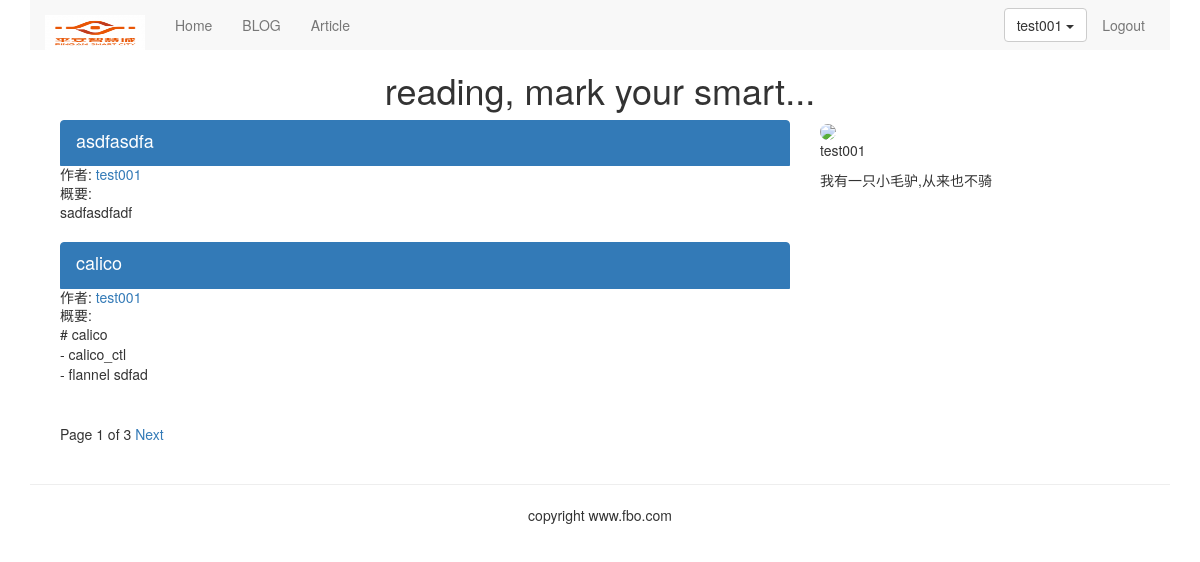
Screenshot of /article/list-article-titles/test001/ with the database file from the repository.
### article/models.py (models this page shows, shortened)
class ArticlePost(models.Model):
    author = models.ForeignKey(to=User, related_name='article')
    title = models.CharField(max_length=200)
    slug = models.SlugField(max_length=500)
    column = models.ForeignKey(ArticleColumn,related_name='article_column')
    body = models.TextField()
    created = models.DateTimeField(default=timezone.now())
    updated = models.DateTimeField(auto_now=True)
    users_like = models.ManyToManyField(to=User, related_name="articles_like", blank=True)
    class Meta:
        ordering = ("title",)
        index_together = (('id','slug'))  # 对这两个字段建立索引
    def get_url_path(self):
        return reverse("article:list_article_detail", args=[self.id, self.slug])

### account/models.py (models this page shows, shortened)
class UserInfo(models.Model):
    user = models.OneToOneField(to=User,unique=True)
    school = models.CharField(max_length=100, blank=True)
    company = models.CharField(max_length=100, blank=True)
    profession = models.CharField(max_length=100, blank=True)
    address = models.CharField(max_length=100, blank=True)
    aboutme = models.TextField(blank=True)
    photo = models.ImageField(blank=True)

### article/list_views.py (the view)
# urls.py: url(r'^list-article-titles/(?P<username>[-\w]+)/$', list_views.article_titles, name="author_articles"),
def article_titles(request, username=None):
    if username:
        print(username)
        user = User.objects.get(username=username)
        articles_title = ArticlePost.objects.filter(author=user)
        try:
            userinfo = user.userinfo
        except:
            userinfo = None
    else:
        articles_title = ArticlePost.objects.all()
    paginator = Paginator(articles_title, 2)
    page = request.GET.get('page')
    try:
        current_page = paginator.page(page)
        articles = current_page.object_list
    except PageNotAnInteger:
        current_page = paginator.page(1)
        articles = current_page.object_list
    except EmptyPage:
        current_page = paginator.page(paginator.num_pages)
        articles = current_page.object_list
    if username:
        print("haha")
        return render(request, "article/list/author_articles.html",
                      {"articles": articles, "page": current_page, "userinfo": userinfo, "user": user})
    return render(request, "article/list/article_titles.html", {"articles": articles, "page": current_page})

### templates/article/list/author_articles.html (shortened to what this page needs)
{% extends "base.html" %}
{% load staticfiles %}
{% block content %}
    <div class="row text-center vertical-middle-sm">
    <h1>reading, mark your smart...</h1>
    </div>
    <div class="container">
    <div class="col-md-8">
        {% for article in articles %}
            <div class="list-group">
                <a href="{{ article.get_url_path }}" class="list-group-item active">
                    <h4 class="list-group-item-heading">{{ article.title }}</h4>
                </a>
                <p class="list-group-item-text">作者: <a href="{% url 'article:author_articles' article.author.username %}">{{ article.author.username }}</a></p>
                <p class="list-group-item-text">概要: {{ article.body|slice:'70'|linebreaks }}</p>
            </div>
        {% endfor %}
        {% include "paginator.html" %}
    </div>
    <div class="col-md-4">
        <div>
            {% if userinfo.photo %}
            <img src="{{ userinfo.photo | striptags }}" class="img-circle" id="my_photo" name="user_face">
            {% else %}
                <img src="{% static 'images/xiong.jpg' %}" class="img-circle" id="my_photo" name="user_face">
            {% endif %}
        </div>
        <div>
            <p>{{ user.username }}</p>
            {% if userinfo %}
                <p>{{ userinfo.aboutme }}</p>
            {% else %}
                <p>这个作者太懒,什么也没有留下</p>
            {% endif %}
        </div>
    </div>
    </div>
{% endblock %}

### templates/header.html (shortened to what this page needs)
{% load staticfiles %}
<div class="container">
    <nav class="nav navbar-default" role="navigation">
        <div class="navbar-header">
            <a class="navbar-brand" href=""><img src="{% static 'images/pingan.png' %}" width="100px" height="35px"
                                                 alt=""></a>
        </div>
        <div>
            <ul class="nav navbar-nav" role="navigation">
                <li><a href="{% url 'home' %}">Home</a></li>
                <li><a href="{% url "blog:blog_title" %}">BLOG</a></li>
                <li><a href="{% url "article:list_article_titles" %}">Article</a></li>
            </ul>
            <ul class="nav navbar-nav navbar-right" style="margin-right: 10px">
                {% if user.is_authenticated %}
                    <li>
                        <div class="dropdown" style="margin-top:8px;">
                            <button class="btn btn-default dropdown-toggle" type="button" id="dropdownMenu"
                                    data-toggle="dropdown">
                                {{ user.username }} <span class="caret"></span>
                            </button>
                        </div>
                    </li>
                    <li><a href="{% url 'account:user_logout' %}">Logout</a></li>
                {% else %}
                    <li><a href="{% url 'account:user_login' %}">Login</a></li>
                    <li><a href="{% url 'account:user_register' %}">Sign Up</a></li>
                {% endif %}
            </ul>
        </div>
    </nav>
</div>

### rows the page displays
ArticlePost: title "asdfasdfa", author.username "test001", body "sadfasdfadf"
ArticlePost: title "calico", author.username "test001", body "# calico - calico_ctl - flannel sdfad"
UserInfo: aboutme "我有一只小毛驴,从来也不骑"

### other values shown
{{ user.username }} "test001"
{{ page.number }} "1"
{{ page.paginator.num_pages }} "3"
